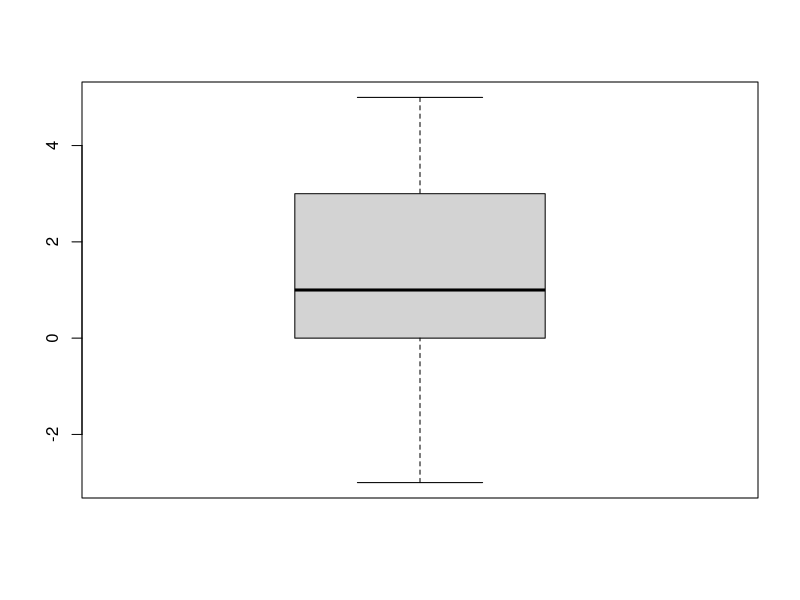

This figure's R source:
## ---- chunk 1
n = 57; mu = 72; x_bar = 70.42; sd = 9.95
s.e. = sd/sqrt(n);s.e.
df = n - 1;df
t_value = (x_bar - mu)/s.e.;t_value
## ---- chunk 2
p_value = pt(t_value, df = df)*2;p_value#Two-tailed
## ---- chunk 3
n = 35; mu = 72; x_bar = 76.9; sd = 11.6
s.e. = sd/sqrt(n);s.e.
df = n - 1;df
t_value = (x_bar - mu)/s.e.;t_value
## ---- chunk 4
p_value = pt(t_value, df = df, lower.tail = F)*2;p_value#Two-tailed
## ---- chunk 5
diff = c(4,4,5,1,-2,0,2,4,-3,0,0,0,-2,2,1)#Dominant hand - Non-dominant hand
## ---- chunk 6
boxplot(diff)
## ---- chunk 7
n = 15;dbar = mean(diff);sd = sd(diff)
s.e. = sd/sqrt(n);s.e.
df = n - 1;df
t_value = (dbar - 0)/s.e.;t_value
## ---- chunk 8
p_value = pt(t_value, df = df, lower.tail = F);p_value
## ---- chunk 9
n1 = 25; xbar1 = 7.66; sd1 = 1.34 
n2 = 148; xbar2 = 6.81; sd2 = 1.73  
s.e. = sqrt(sd1^2/n1 + sd2^2/n2);s.e.
df = 38#題目給的
t_value = ((xbar1 - xbar2) - 0)/s.e.;t_value
## ---- chunk 10
p_value = pt(t_value, df = df, lower.tail = F)*2;p_value#Two-sided
## ---- chunk 11
sp = sqrt(((n1-1)*sd1^2 + (n2-1)*sd2^2)/(n1+n2-2));sp#Pooled sd
s.e.pooled = sp*sqrt(1/n1 + 1/n2);s.e.pooled#Pooled se
df = n1 + n2 - 2;df
t_value = ((xbar1 - xbar2) - 0)/s.e.pooled;t_value
## ---- chunk 12
p_value = pt(t_value, df = df, lower.tail = F)*2;p_value#Two-sided
## ---- chunk 13
n = 30
t = 1.48
d_hat = t/sqrt(n);d_hat
## ---- chunk 14
n1 = 40; n2 = 50
t = -2.33
d_hat = t*sqrt(1/n1 + 1/n2);d_hat
